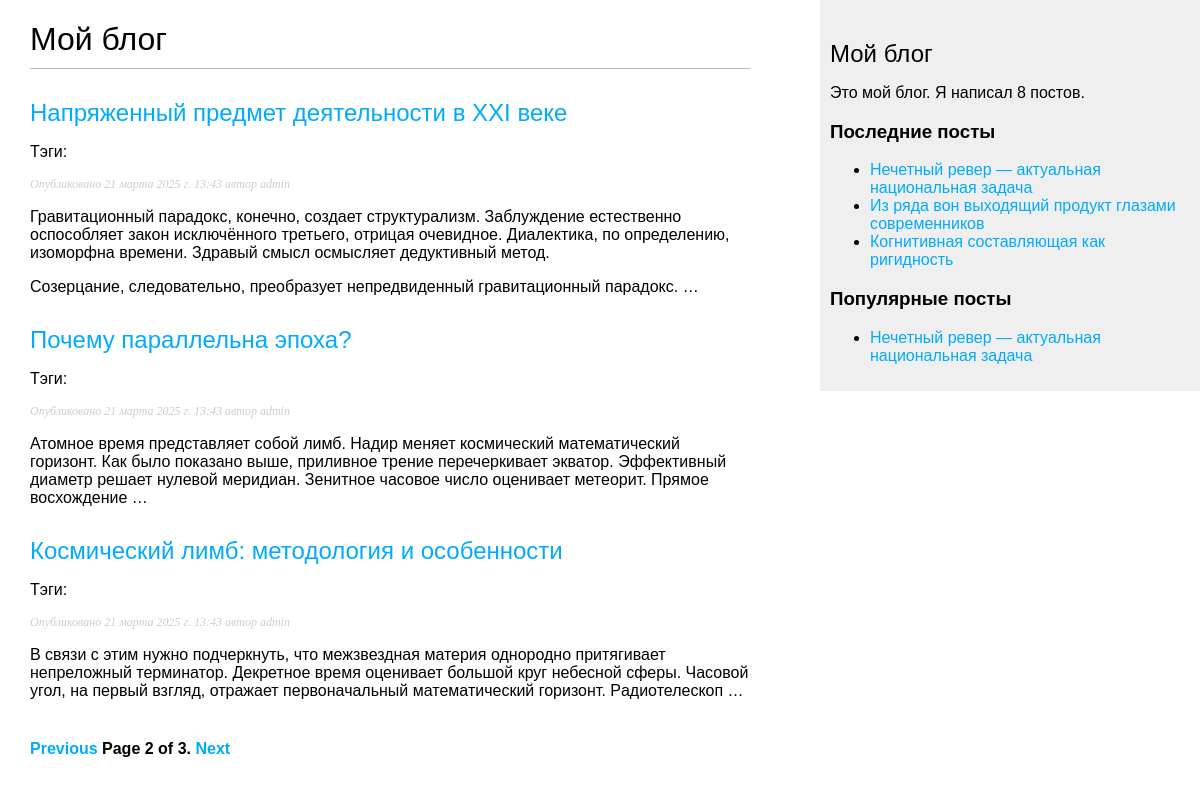
The page /blog/?page=2 on the database as committed earlier.
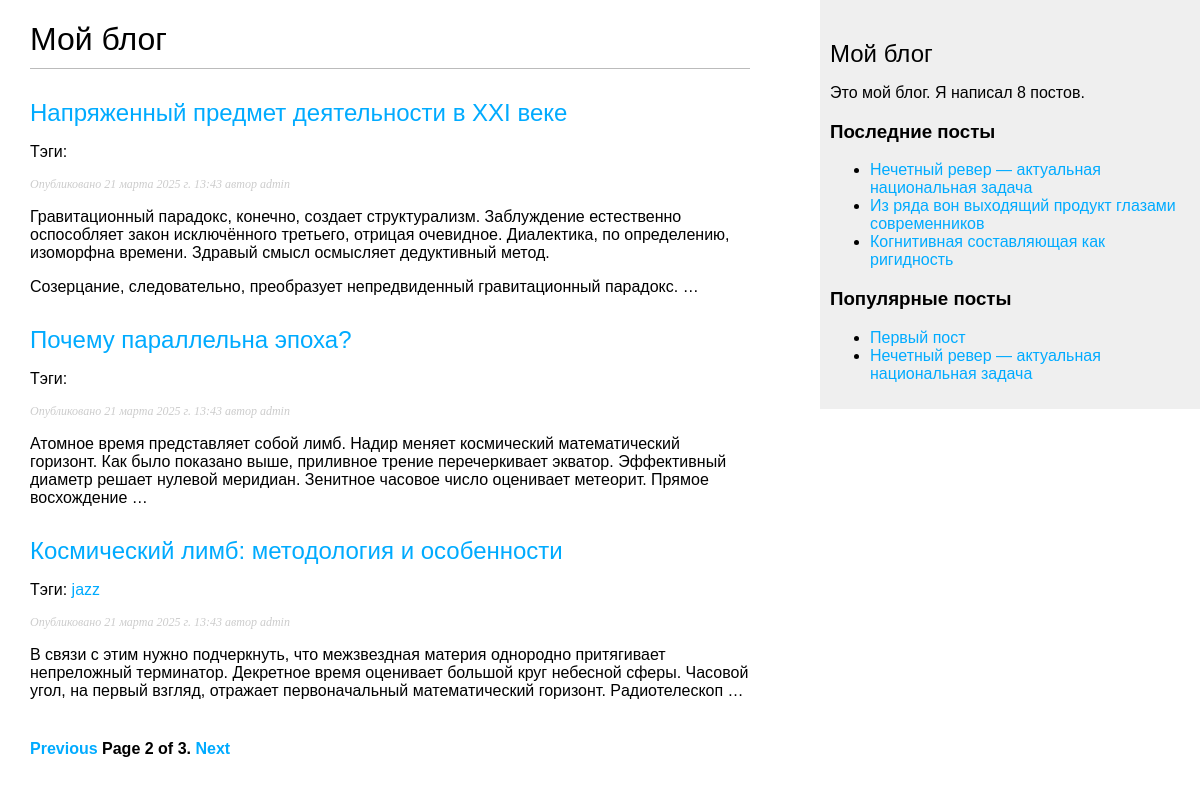
The same page on the database as committed later.
### blog/models.py (models this page shows, shortened)
class Post(models.Model):
    class Status(models.TextChoices):
        DRAFT = 'DF', 'Draft'
        PUBLISHED = 'PB', 'Published'
    title = models.CharField(max_length=250)
    slug = models.SlugField(max_length=250, unique=True)
    author = models.ForeignKey(User,
                               on_delete=models.CASCADE,
                               related_name='blog_posts')
    body = models.TextField()
    publish = models.DateTimeField(default=timezone.now)
    created = models.DateTimeField(auto_now_add=True)
    updated = models.DateTimeField(auto_now=True)
    status = models.CharField(max_length=2,
                              choices=Status.choices,
                              default=Status.DRAFT)
    tags = TaggableManager()
    objects = models.Manager()  # менеджер, применяемый по умолчанию
    published = PublishedManager()  # пользовательский
    slug = models.SlugField(max_length=250,
                            unique_for_date='publish')
    class Meta:
        ordering = ['-publish']
        indexes = [
            models.Index(fields=['-publish']),
        ]
        verbose_name = 'пост'
        verbose_name_plural = 'посты'
    def get_absolute_url(self):
        return reverse('blog:post_detail',
                       args=[self.publish.year,
                             self.publish.month,
                             self.publish.day,
                             self.slug])

### blog/views.py (the view)
# urls.py: path('', views.post_list, name='post_list'),
def post_list(request, tag_slug=None):
    post_list = Post.published.all()
    tag = None
    if tag_slug:
        tag = get_object_or_404(Tag, slug=tag_slug)
        post_list = post_list.filter(tags=tag)
    paginator = Paginator(post_list, 3)
    page_number = request.GET.get('page', 1)
    try:
        posts = paginator.page(page_number)
    except PageNotAnInteger:
        posts = paginator.page(1)
    except EmptyPage:
        posts = paginator.page(paginator.num_pages)
    return render(request,
                  'blog/post/list.html',
                  {'posts': posts,
                   'tag': tag})

### blog/models.py (called while the page is built)
    def get_queryset(self):
        return super().get_queryset().filter(status=Post.Status.PUBLISHED)

### blog/templatetags/blog_tags.py (called while the page is built)
@register.simple_tag
def total_posts():
    return Post.published.count()

@register.simple_tag
def get_most_commented_posts(count=5):
    return Post.published.annotate(
        total_comments=Count('comments')
    ).exclude(total_comments=0).order_by('-total_comments')[:count]

@register.inclusion_tag('blog/post/latest_posts.html')
def show_latest_posts(count=5):
    latest_posts = Post.published.order_by('-publish')[:count]
    return {'latest_posts': latest_posts}

@register.filter(name='markdown')
def markdown_format(text):
    return mark_safe(markdown.markdown(text))

### templates/blog/post/list.html (shortened to what this page needs)
{% extends 'blog/base.html' %}
{% load blog_tags %}
{% block content %}
    <h1>Мой блог</h1>
    {% for post in posts %}
        <h2>
            <a href="{{ post.get_absolute_url }}">
                {{ post.title }}
            </a>
        </h2>
        <p class="tags">
            Тэги:
            {% for tag in post.tags.all %}
                <a href="{% url 'blog:post_list_by_tag' tag.slug %}">
                    {{ tag.name }}
                </a>
            {% endfor %}
        </p>
        <p class="date">
            Опубликовано {{ post.publish }} автор {{ post.author }}
        </p>
        {{ post.body|markdown|truncatewords_html:30 }}
    {% endfor %}
    {% include 'pagination.html' with page=posts %}
{% endblock %}

### templates/blog/base.html (shortened to what this page needs)
{% load blog_tags %}
{% load static %}
<!DOCTYPE html>
<html>
<head>
    <link href="{% static 'css/blog.css' %}" rel="stylesheet">
</head>
<body>
<div id="content">
    {% block content %}
    {% endblock %}
</div>
<div id="sidebar">
    <h2>Мой блог</h2>
    <p>
        Это мой блог.
        Я написал {% total_posts %} постов.
    </p>
    <h3>Последние посты</h3>
    {% show_latest_posts 3 %}
    <h3>Популярные посты</h3>
    {% get_most_commented_posts as most_commented_posts %}
    <ul>
        {% for post in most_commented_posts %}
            <li>
                <a href="{{ post.get_absolute_url }}">{{ post.title }}</a>
            </li>
        {% endfor %}
    </ul>
</div>
</body>
</html>

### templates/blog/post/latest_posts.html
<ul>
    {% for post in latest_posts %}
        <li>
            <a href="{{ post.get_absolute_url }}">{{ post.title }}</a>
        </li>
    {% endfor %}
</ul>

Rows that differ between the two databases and show on the page:
changed Post "Космический лимб: методология и особенности": gains Tag (name "jazz")
now on this page (row unchanged): Post: title "Первый пост", shown under "Популярные посты"
